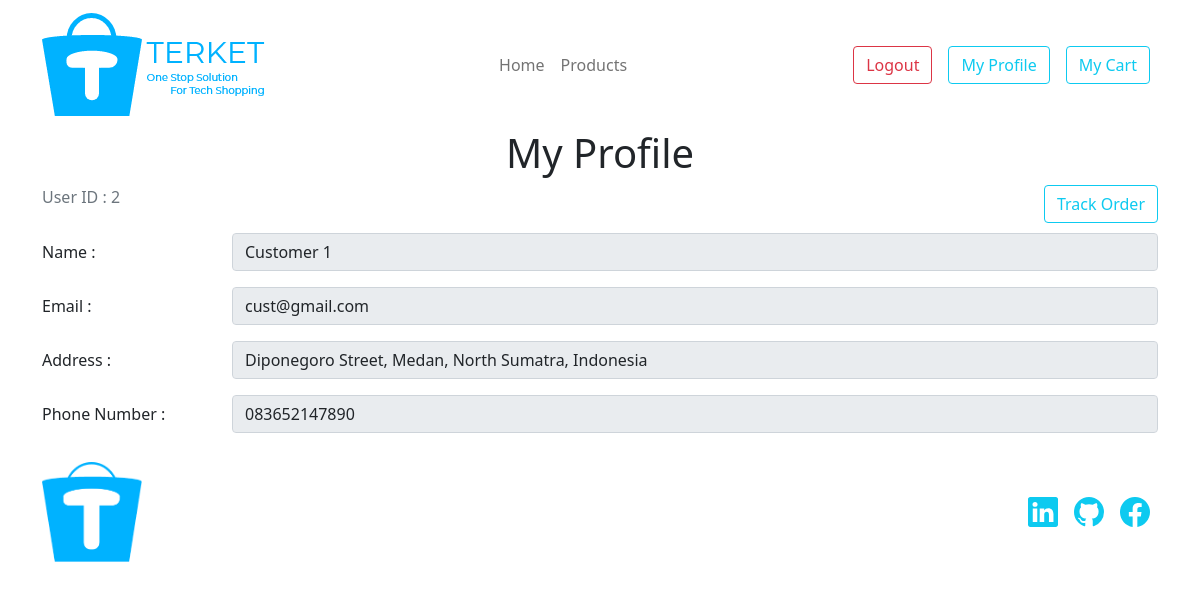
The app's page /index.php?page=profile (signed in) with its own data.
### tables this page shows
CREATE TABLE `user` (
  `user_id` int(11) NOT NULL,
  `name` varchar(50) NOT NULL,
  `email` varchar(50) NOT NULL,
  `address` varchar(255) NOT NULL,
  `phone_number` varchar(15) NOT NULL,
  `password` varchar(255) NOT NULL,
  `status` enum('active','inactive') NOT NULL
);

### profile.php (the view)
<?php
  $user_id = $_SESSION['user_id'];
  $user = mysqli_query($connection, "SELECT * FROM user WHERE user_id='$user_id'");
  $data = mysqli_fetch_assoc($user);
  $name = $data['name'];
  $email = $data['email'];
  $address = $data['address'];
  $phone_number = $data['phone_number'];
?>
<div class="container-lg">
  <div class="h1 text-center">My Profile</div>
  <div class="text-muted mb-4">
    User ID : <?= $user_id ?>
    <span class="float-end"><a href="<?= BASE_URL."index.php?page=track-order" ?>" class="btn btn-outline-info">Track Order</a></span>
  </div>
  <div class="mb-3 row">
    <label for="" class="col-sm-2 col-form-label">Name :</label>
    <div class="col-sm-10">
      <input type="text" readonly class="form-control" value="<?= $name ?>">
    </div>
  </div>
  <div class="mb-3 row">
    <label for="" class="col-sm-2 col-form-label">Email :</label>
    <div class="col-sm-10">
      <input type="text" readonly class="form-control" value="<?= $email ?>">
    </div>
  </div>
  <div class="mb-3 row">
    <label for="" class="col-sm-2 col-form-label">Address :</label>
    <div class="col-sm-10">
      <input type="text" readonly class="form-control" value="<?= $address ?>">
    </div>
  </div>
  <div class="mb-3 row">
    <label for="" class="col-sm-2 col-form-label">Phone Number :</label>
    <div class="col-sm-10">
      <input type="text" readonly class="form-control" value="<?= $phone_number ?>">
    </div>
  </div>
</div>

### records on screen
user: name "Customer 1", email "cust@gmail.com", address "Diponegoro Street, Medan, North Sumatra, Indonesia", phone_number "083652147890"

### other values on screen
$user_id "2"
